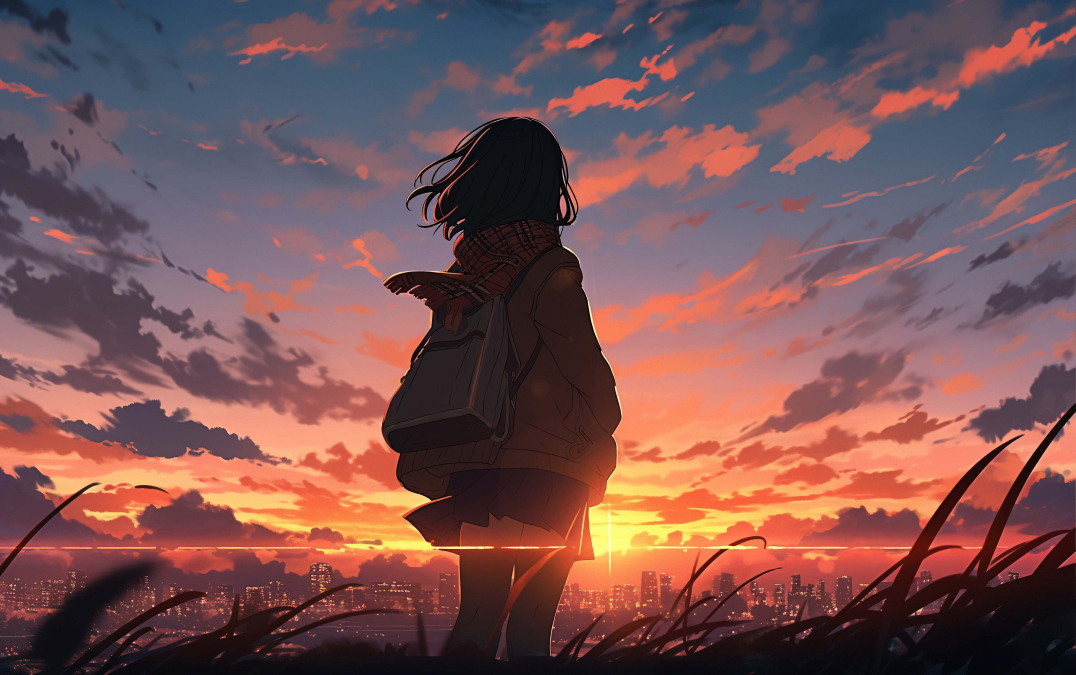
#> input picture beautiful-anime-character-cartoon-scene.jpg, 5376 x 3372 px (shown at 1/5 size)
$ python circle.py
#> lines starting #> are read from the running program, lines starting #| are printed output that depends on the picture; after the words box and inside, x2 and y2 are one past the last pixel; in counts of white or black regions, pixels touching at a corner belong together

#CV2.CIRCLE(IMG,CENTER,RADIUS,COLOR,THICKNESS)

import cv2

image = cv2.imread("beautiful-anime-character-cartoon-scene.jpg") #load image
#> image is the input picture: shape (3372, 5376, 3); mean B, G, R 85.1, 84.3, 121.5


if image is  not None:

    img2 = cv2.resize(image,(800,600)) #resize or reshape the picture
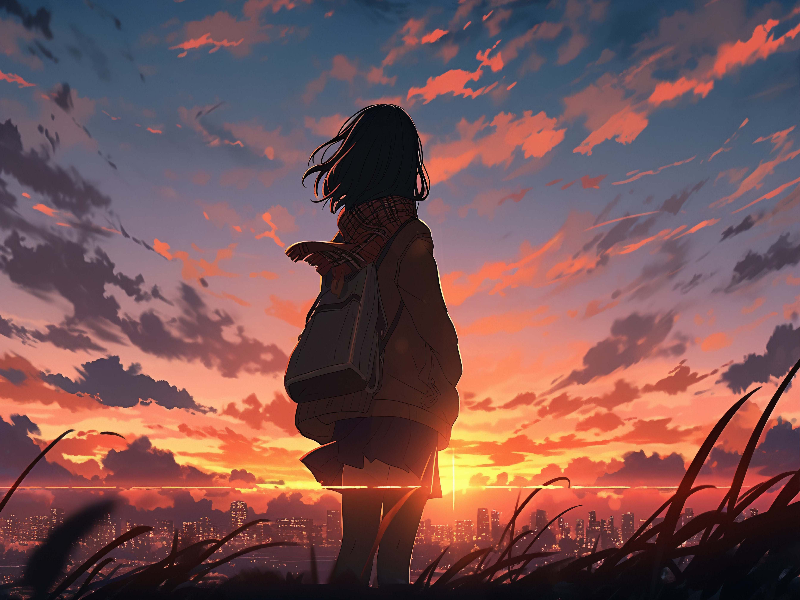
#> img2: shape (600, 800, 3); mean B, G, R 85, 84.2, 121.4


    print("image loaded")

    center = 150,150

    radius = 50

    color = (0,255,255)

    thickness = 5

    cv2.circle(img2,center,radius,color,thickness)
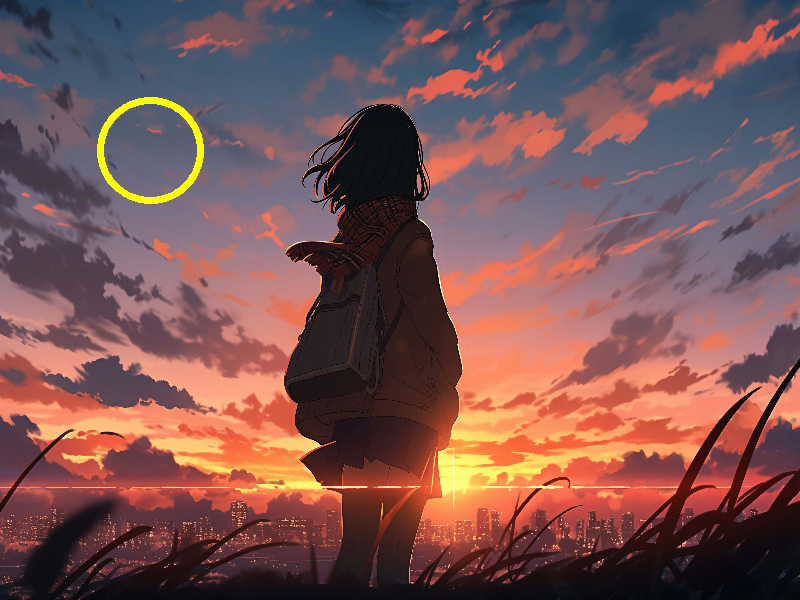
#> img2: shape (600, 800, 3); 0.46% of pixels changed, all inside (x1, y1, x2, y2) = (97, 97, 204, 204)

    cv2.imshow("This is your image..." ,img2) #opening image

    cv2.waitKey(0) #The image window remains open until the user clicks a button.

    cv2.destroyAllWindows() #for closing the image window
else:

    print("There is a problem.....")
